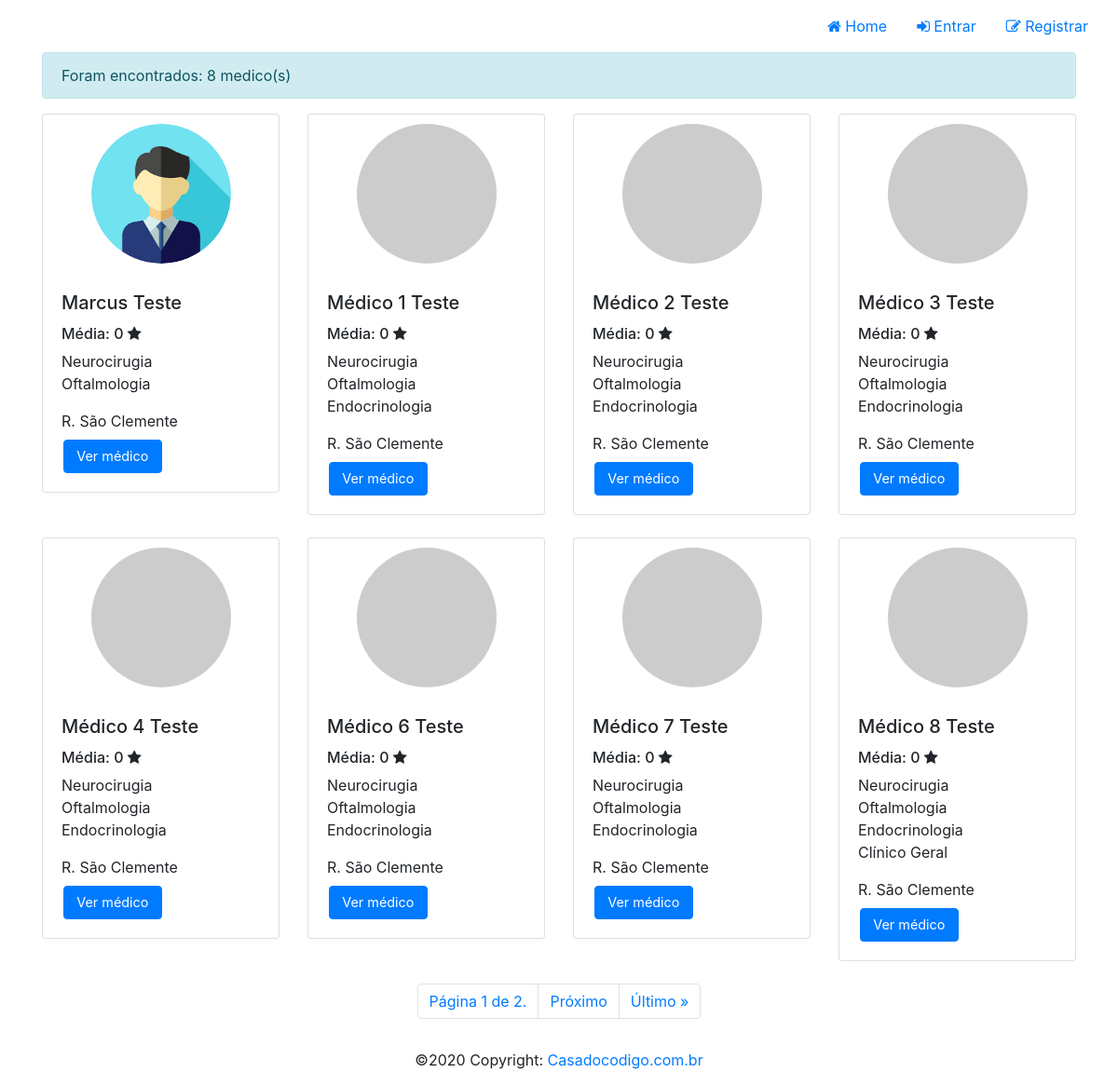
/medic/, run on an earlier commit of the app's database.
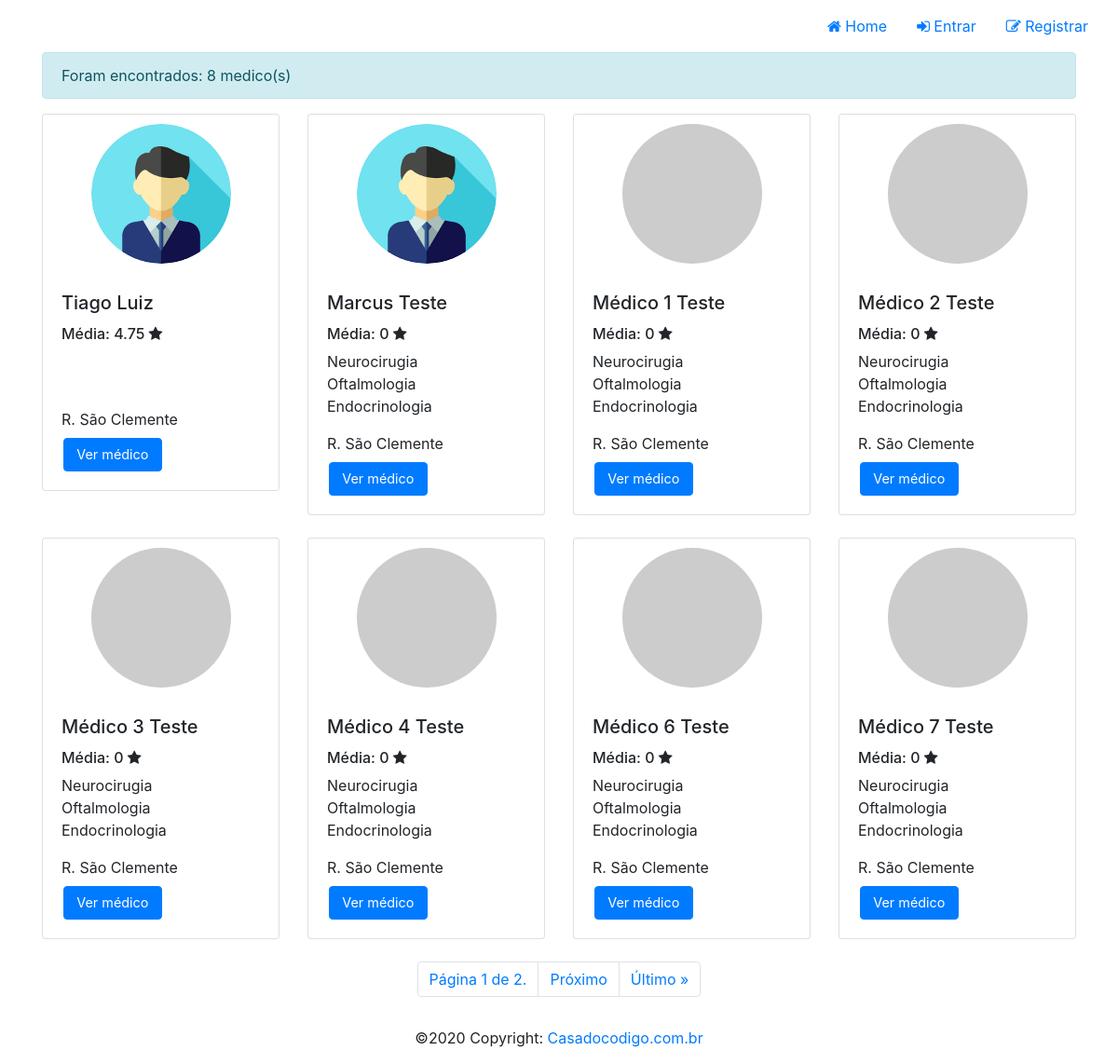
And on a later commit of the database.
### medicSearch/models/Profile.py (models this page shows, shortened)
class Profile(models.Model):
    user = models.OneToOneField(User, on_delete=models.CASCADE)
    status = models.BooleanField(default=True)
    role = models.IntegerField(choices=ROLE_CHOICE, default=3)
    birthday = models.DateField(default=None, null=True, blank=True)
    created_at = models.DateTimeField(auto_now_add=True)
    updated_at = models.DateTimeField(auto_now=True)
    image = models.ImageField(null=True, blank=True)
    favorites = models.ManyToManyField(User, blank=True, related_name='favorites', verbose_name='Favoritos', help_text="Este campo é destinado aos usuários de perfil paciente.")
    specialties = models.ManyToManyField(Speciality, blank=True, related_name='specialties', verbose_name='Especialidades', help_text="Este campo é destinado aos usuários de perfil médico.")
    addresses = models.ManyToManyField(Address, blank=True, related_name='addresses', verbose_name='Endereços', help_text="Este campo é destinado aos usuários de perfil médico.")
    def show_scoring_average(self):
        from .Rating import Rating
        try:
            ratings = Rating.objects.filter(user_rated=self.user).aggregate(Sum('value'), Count('user'))
            scoring_average = ratings['value__sum'] / ratings['user__count']
            return scoring_average
        except:
            return 0

### medicSearch/models/Speciality.py (models this page shows)
class Speciality(models.Model):
    name = models.CharField(null=False, max_length=100)
    status = models.BooleanField(default=True)
    created_at = models.DateTimeField(auto_now_add=True)
    updated_at = models.DateTimeField(auto_now=True)
    def __str__(self):
        return '{}'.format(self.name)

### medicSearch/models/Address.py (models this page shows, shortened)
class Address(models.Model):
    neighborhood = models.ForeignKey(Neighborhood, related_name='neighborhood', on_delete=models.CASCADE)
    name = models.CharField(null=False, max_length=100)
    address = models.CharField(null=False, max_length=255)
    latitude = models.DecimalField(max_digits=9, decimal_places=7)
    longitude = models.DecimalField(max_digits=9, decimal_places=7)
    opening_time = models.TimeField()
    closing_time = models.TimeField()
    days_week = models.ManyToManyField(DayWeek, blank=True, related_name='days_week')
    phone = models.CharField(null=True, blank=True, max_length=50)
    status = models.BooleanField(default=True)
    created_at = models.DateTimeField(auto_now_add=True)
    updated_at = models.DateTimeField(auto_now=True)

### medicSearch/views/MedicView.py (the view)
def list_medics_view(request):
    name = request.GET.get("name")
    speciality = request.GET.get("speciality")
    neighborhood = request.GET.get("neighborhood")
    city = request.GET.get("city")
    state = request.GET.get("state")
    medics = Profile.objects.filter(role=2)
    if name is not None:
        medics = medics.filter(Q(user__first_name__contains=name) | Q(user__username__contains=name))
    if speciality is not None:
        medics = medics.filter(specialties__id=speciality)
    if neighborhood is not None:
        medics = medics.filter(addresses__neighborhood__id=neighborhood)
    else:
        if city is not None:
            medics = medics.filter(addresses__neighborhood__city__id=city)
        elif state is not None:
            medics = medics.filter(addresses__neighborhood__city__state__id=state)
    if len(medics) > 0:
        paginator = Paginator(medics, 8)
        page = request.GET.get('page')
        medics = paginator.get_page(page)
    get_copy = request.GET.copy()
    parameters = get_copy.pop('page', True) and get_copy.urlencode()
    context = {
        'medics': medics,
        'parameters': parameters
    }
    return render(request, template_name='medic/medics.html', context=context, status=200)

### medicSearch/templates/medic/medics.html (shortened to what this page needs)
{% extends "base.html" %}
{% load static %}
{% block content %}
<div id="content">
    <div class="container">
        <div class="alert alert-info">Foram encontrados: {{ medics | length }} medico(s)</div>
        <div class="row">
        {% for medic in medics %}
            <div class="col-xs-12 col-md-3 col-lg-3">
                <div class="card mb-4">
                    <div class="image-circle" style="background-image: url('/media/{{medic.image}}');"></div>
                    <div class="card-body">
                        <h5 class="card-title">{{medic.user.get_full_name}}</h5>
                        <h6>Média: {{medic.show_scoring_average}} <i class="fa fa-star"></i></h6>
                        <ul class="specialties">
                            {% for speciality in medic.specialties.all %}
                            <li>{{speciality}}</li>
                            {% endfor %}
                        </ul>
                        <div class="address mb-2">
                            {{medic.addresses.first.address | default:"Nenhum endereço." | slice:":15"}}
                        </div>
                        <a href="/profile/{{medic.user.id}}" class="btn btn-primary btn-card">Ver médico</a>
                    </div>
                </div>
            </div>
        {% endfor %}
        </div>
        <div class="row">
            <nav aria-label="Page navigation" class="navigation">
              <ul class="pagination">
                  <li class="page-item"><a class="page-link" href="#">Página {{ medics.number }} de {{ medics.paginator.num_pages }}.</a></li>
                {% if medics.has_next %}
                    <li class="page-item"><a class="page-link" href="?page={{ medics.next_page_number }}&{{ parameters }}">Próximo</a></li>
                    <li class="page-item"><a class="page-link" href="?page={{ medics.paginator.num_pages }}&{{ parameters }}">Último &raquo;</a></li>
                {% endif %}
              </ul>
            </nav>
        </div>
    </div>
</div>
{% endblock %}

### medicSearch/templates/base.html (shortened to what this page needs)
{% load static %}
<!DOCTYPE html>
<html lang="pt-BR">
  <head>
    <link rel="stylesheet" href="https://stackpath.bootstrapcdn.com/bootstrap/4.4.1/css/bootstrap.min.css">
    <link rel="stylesheet" href="https://stackpath.bootstrapcdn.com/font-awesome/4.7.0/css/font-awesome.min.css">
    <link rel="stylesheet" href="{% static 'css/global.css' %}">
  </head>
  <body>
    <header>
        <nav class="navbar justify-content-end navbar-expand-lg">
            <ul class="nav">
                <li class="nav-item"><a class="nav-link" href="/"><i class="fa fa-home"></i> Home</a></li>
              {% if user.is_authenticated %}
                <li class="nav-item"><a class="nav-link" href="#"><i class="fa fa-heart"></i> Favoritos</a></li>
                <li class="nav-item"><a class="nav-link" href="#"><i class="fa fa-user"></i> Perfil</a></li>
                <li class="nav-item"><a class="nav-link" href="#"><i class="fa fa-sign-out"></i> Sair</a></li>
              {% else %}
                <li class="nav-item"><a class="nav-link" href="#"><i class="fa fa-sign-in"></i> Entrar</a></li>
                <li class="nav-item"><a class="nav-link" href="#"><i class="fa fa-edit"></i> Registrar</a></li>
              {% endif %}
            </ul>
        </nav>
    </header>
    {% block content %}{% endblock %}
    <footer class="page-footer font-small blue">
      <div class="footer-copyright text-center py-3">©2020 Copyright:
        <a href="https://www.casadocodigo.com.br/"> Casadocodigo.com.br</a>
      </div>
    </footer>
  </body>
</html>

### medicSearch/static/css/global.css (style rules this page uses)
#content { min-height: calc(100vh - 112px); }
.image-circle { width: 150px; height: 150px; border-radius: 100%; margin: 10px auto; background-size: contain; background-color: #ccc; }
.btn-card { width: 49.5%; float: left; font-size: 0.9em; }
.btn-card:last-child { margin-left: 1%; }
.specialties { padding: 0; list-style: none; min-height: 46px; }
.navigation { margin: 0 auto; }

What changed in the data, as far as the page shows it:
no longer on this page (row unchanged): Profile: user.get_full_name "Médico 8 Teste", show_scoring_average "0", addresses.first.address "R. São Clemente", Speciality (name "Neurocirugia"), Speciality (name "Oftalmologia"), Speciality (name "Endocrinologia")
no longer on this page (row unchanged): Speciality: name "Clínico Geral", shown under "Médico 8 Teste"
now on this page (row edited): Profile: image (picture), user.get_full_name "Tiago Luiz", show_scoring_average "4.75", addresses.first.address "R. São Clemente"
changed Profile "Marcus Teste": gains Speciality (name "Endocrinologia")
